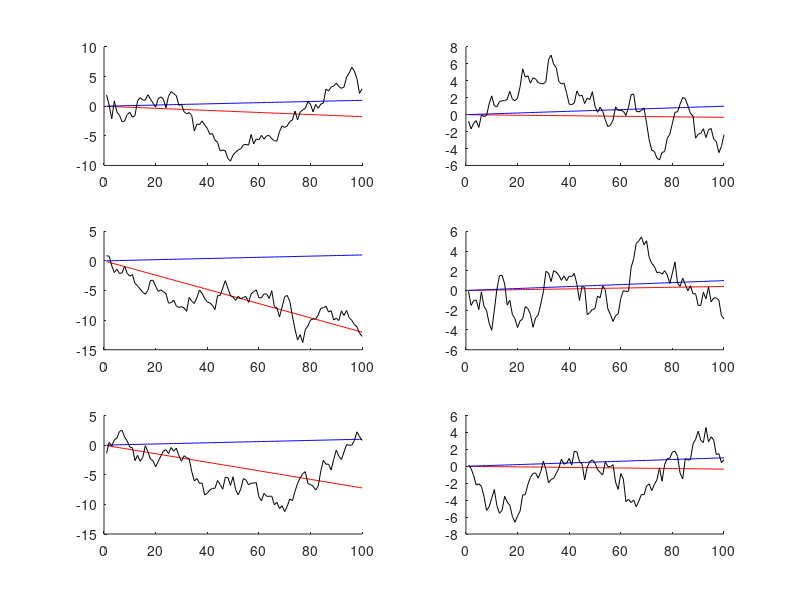

Reproduce this figure in MATLAB.
% Erik Schluter
% 7/15/2015
% Shumway and Stoffer - 2.3

function randomWalkDrift()

    n       = 100;
    t       = 1:n;
    delta   = 0.01;
    
    for i = 1:6
        x       = randn(n, 1);
        X       = delta*(t') + cumsum(x);

        Z  = t';

        b  = (Z'*Z)\(Z'*X);

        xt = b(1)*t;

        subplot(3, 2, i)
        hold on
        plot(t, xt, 'r')
        plot(t, 0.01*t, 'b')
        plot(t, X, 'k')
        hold off
    end
    
return